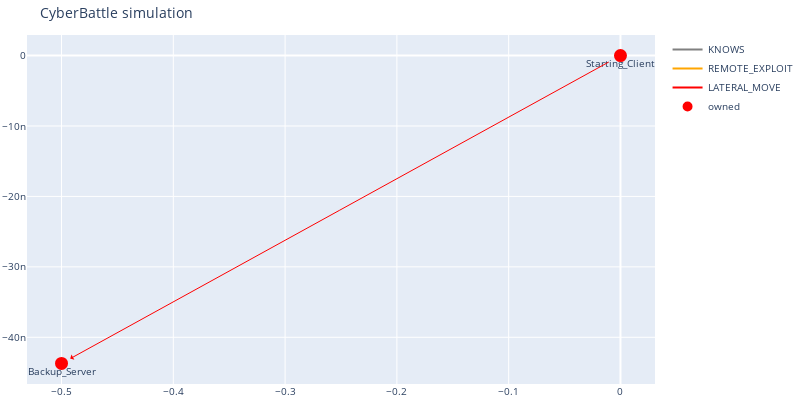

Notebook code cell kept with this figure:
### Markdown cell above
## Get admin access to backup server (Vertical movement)

### Code cell
outcome = c2.run_attack("Backup_Server", "WritableBackupScript")
plot()

### Figure 1 — Plotly figure (JSON) as saved in the notebook; plotly's stock layout.template omitted (floating-point values rounded to 4 significant figures)
{"data": [{"line": {"color": "gray"}, "mode": "lines", "name": "KNOWS", "type": "scatter", "x": [0], "y": [0]}, {"line": {"color": "orange"}, "mode": "lines", "name": "REMOTE_EXPLOIT", "type": "scatter", "x": [0], "y": [0]}, {"line": {"color": "red"}, "mode": "lines", "name": "LATERAL_MOVE", "type": "scatter", "x": [0], "y": [0]}, {"hoverinfo": "text", "marker": {"color": "#D32F2E", "line": {"color": "rgb(255,0,0)", "width": 8}, "size": 5, "symbol": "circle-dot"}, "mode": "markers+text", "name": "owned", "text": ["Starting_Client", "Backup_Server"], "textposition": "bottom center", "type": "scatter", "x": [0, -0.5], "y": [0, -4.371e-08]}, {"hoverinfo": "text", "marker": {"color": "#0e9d00", "line": {"color": "rgb(0,255,0)", "width": 8}, "size": 5, "symbol": "circle-dot"}, "mode": "markers+text", "name": "discovered", "text": [], "textposition": "bottom center", "type": "scatter", "x": [], "y": []}], "layout": {"annotations": [{"align": "center", "arrowcolor": "red", "arrowhead": 1, "arrowsize": 1, "arrowwidth": 1, "ax": 0, "axref": "x", "ay": 0, "ayref": "y", "hovertext": "LATERAL_MOVE", "opacity": 1, "showarrow": true, "standoff": 10, "startstandoff": 10, "x": -0.5, "xref": "x", "y": -4.371e-08, "yref": "y"}], "autosize": false, "font": {"size": 10}, "height": 400, "hovermode": "closest", "margin": {"b": 15, "l": 2, "r": 2, "t": 35}, "showlegend": true, "title": {"text": "CyberBattle simulation"}, "width": 800}}
